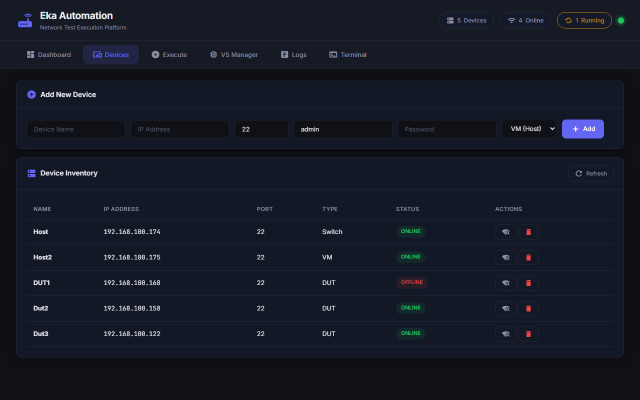
#> input picture screenshot_devices.png, 1280 x 800 px (shown at 1/2 size)
$ python draw_highlights.py
#> lines starting #> are read from the running program, lines starting #| are printed output that depends on the picture
import sys
import subprocess

def install_pkg(pkg):
    subprocess.check_call([sys.executable, "-m", "pip", "install", pkg])

try:
    from PIL import Image, ImageDraw
except ImportError:
    install_pkg("Pillow")
    from PIL import Image, ImageDraw

def highlight_region(image_path, out_path, regions):
    """
    Regions is a list of tuples: (x1, y1, x2, y2, color, thickness)
    """
#> called with image_path = 'screenshot_devices.png', out_path = 'screenshot_devices_hl.png'
    try:
        img = Image.open(image_path)
#> img is the input picture: PIL image 1280x800 RGB; mean R, G, B 21.2, 25.3, 37.4
        draw = ImageDraw.Draw(img)

        for region in regions:
            x1, y1, x2, y2, color, thickness = region

            # Draw semi-transparent overlay outside the region to highlight it?
            # Or just draw a thick bounding box:
            draw.rectangle([x1, y1, x2, y2], outline=color, width=thickness)

        img.save(out_path)
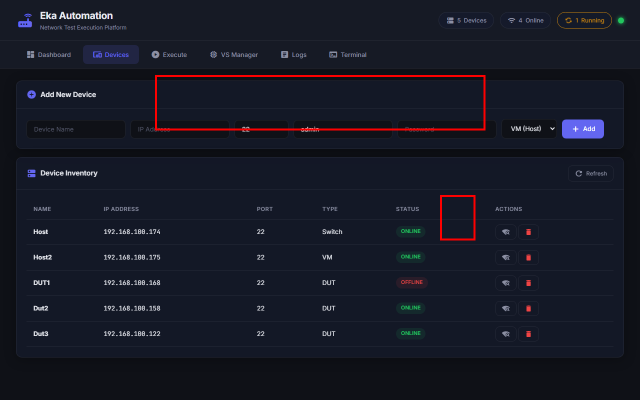
#> saved as screenshot_devices_hl.png: PIL image 1280x800 RGB (shown at 1/2 size); mean R, G, B 22.9, 25.2, 37.2
    except Exception as e:
        print(f"Error processing {image_path}: {e}")

# Device Tab highlights
# Coordinates need to be estimated based on a 1280x800 resolution viewport
# Form input area: Top portion
# Table area: Bottom portion
device_regions = [
    # (x1, y1, x2, y2, color, thickness)
    # Highlight "Add New Device" form
    (310, 150, 970, 260, 'red', 4),
    # Highlight Table actions (Wifi/Trash)
    (880, 390, 950, 480, 'red', 4)
]
highlight_region("screenshot_devices.png", "screenshot_devices_hl.png", device_regions)

# Execution Tab highlights
# VM Selection & Git
# Topology Canvas
# Categories & Scripts
# Testbed YAML
execute_regions = [
    # VM Host
    (300, 160, 520, 230, 'red', 4),
    # Topology Canvas
    (305, 255, 600, 450, 'orange', 4),
    # Scripts Column
    (615, 255, 785, 450, 'yellow', 4),
    # Target Target
    (800, 255, 965, 450, 'green', 4)
]
highlight_region("screenshot_execute.png", "screenshot_execute_hl.png", execute_regions)
#> call 2 of highlight_region, with image_path = 'screenshot_execute.png', out_path = 'screenshot_execute_hl.png'
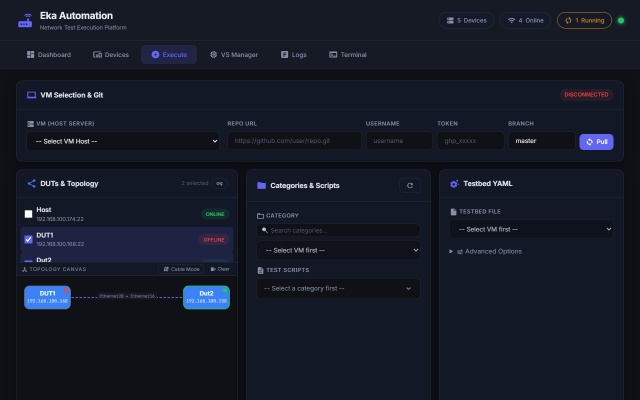
#> input picture screenshot_execute.png, 1280 x 800 px (shown at 1/2 size)
#> in highlight_region, img is the input picture: PIL image 1280x800 RGB; mean R, G, B 21.9, 26.2, 39.2
#> in highlight_region (call 2), `img.save(out_path)`:
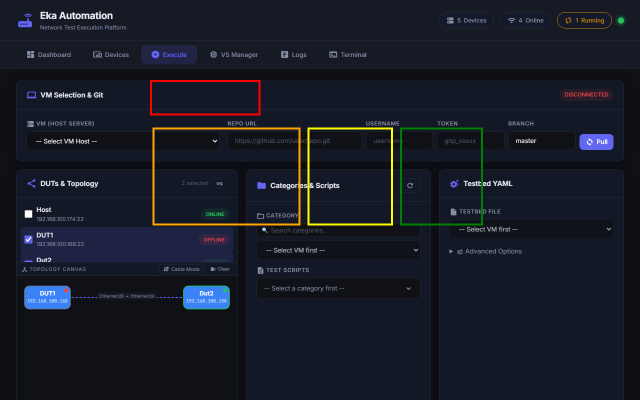
#> saved as screenshot_execute_hl.png: PIL image 1280x800 RGB (shown at 1/2 size); mean R, G, B 23.9, 27.6, 38.7

# VS Manager Tab highlights
vs_regions = [
    # Host selection left
    (300, 160, 620, 250, 'red', 4),
    # Form input right
    (640, 160, 970, 250, 'blue', 4)
]
highlight_region("screenshot_vs.png", "screenshot_vs_hl.png", vs_regions)
#> call 3 of highlight_region, with image_path = 'screenshot_vs.png', out_path = 'screenshot_vs_hl.png'
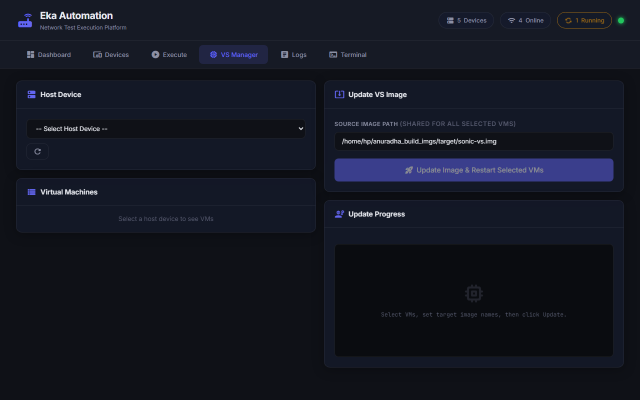
#> input picture screenshot_vs.png, 1280 x 800 px (shown at 1/2 size)
#> in highlight_region, img is the input picture: PIL image 1280x800 RGB; mean R, G, B 19.7, 23, 34
#> in highlight_region (call 3), `img.save(out_path)`:
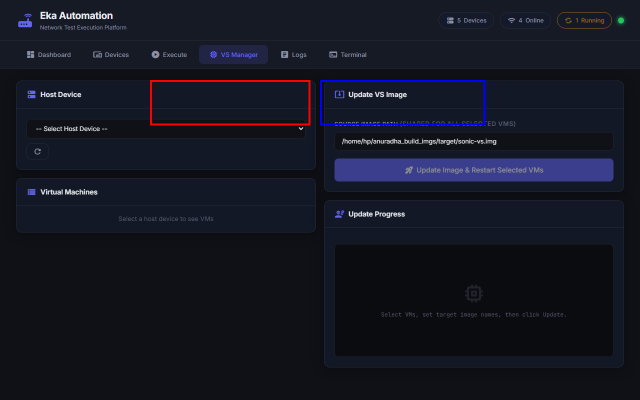
#> saved as screenshot_vs_hl.png: PIL image 1280x800 RGB (shown at 1/2 size); mean R, G, B 20.4, 22.8, 34.6

# Dashboard
dash_regions = [
    # Top stats
    (300, 90, 970, 180, 'red', 4)
]
highlight_region("screenshot_dashboard.png", "screenshot_dashboard_hl.png", dash_regions)

# Logs
logs_regions = [
    # Table bounds
    (300, 160, 970, 400, 'red', 4)
]
#> logs_regions = [(300, 160, 970, 400, 'red', 4)]
highlight_region("screenshot_logs.png", "screenshot_logs_hl.png", logs_regions)

# Terminal
term_regions = [
    # Input area
    (300, 160, 970, 210, 'red', 4),
    # Terminal display
    (300, 230, 970, 500, 'blue', 4)
]
#> term_regions = [(300, 160, 970, 210, 'red', 4), (300, 230, 970, 500, 'blue', 4)]
highlight_region("screenshot_terminal.png", "screenshot_terminal_hl.png", term_regions)

print("Highlights generated!")
